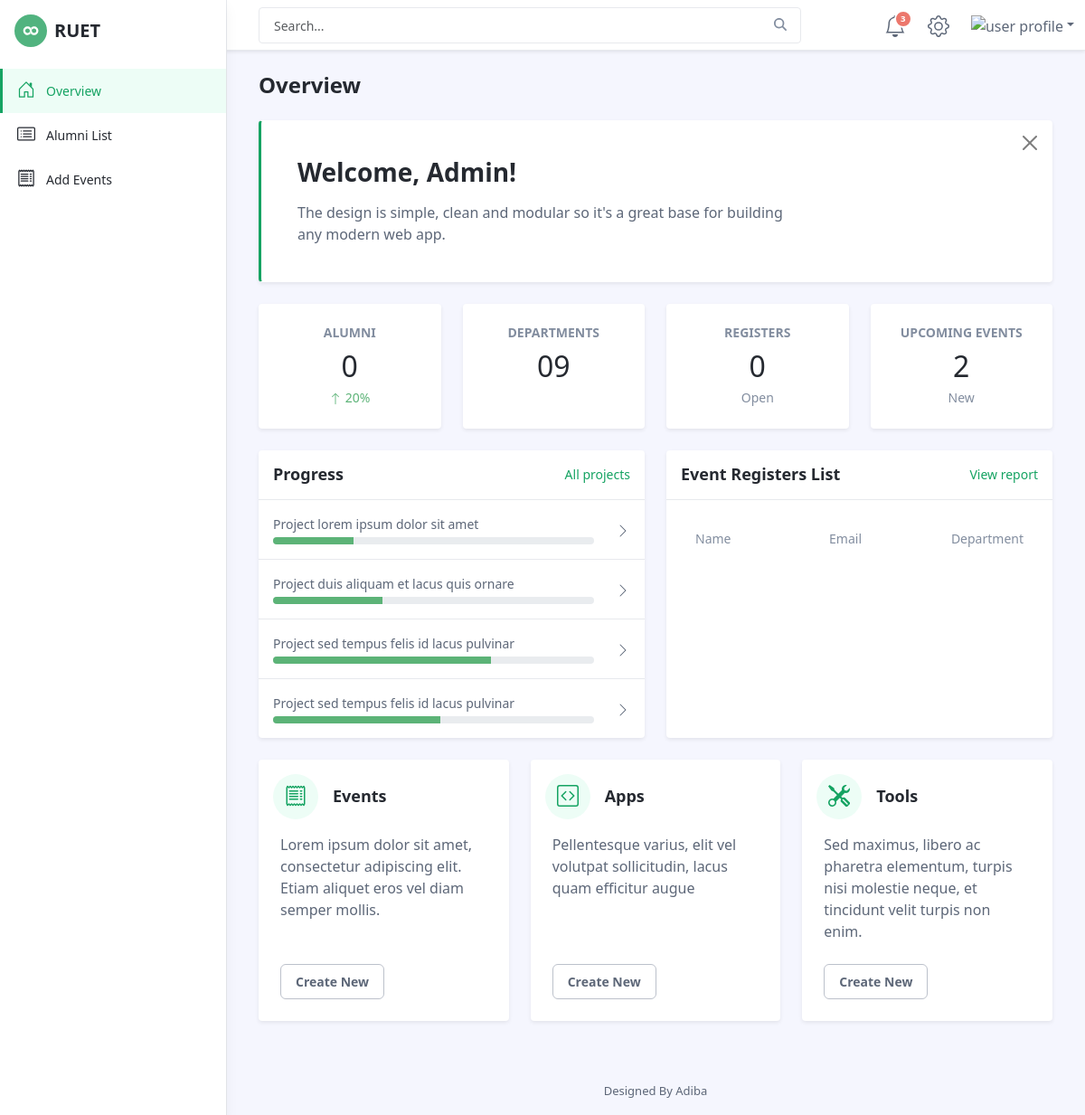
/admin/index.php?Logged_In (signed in), run on an earlier commit of the app's database.
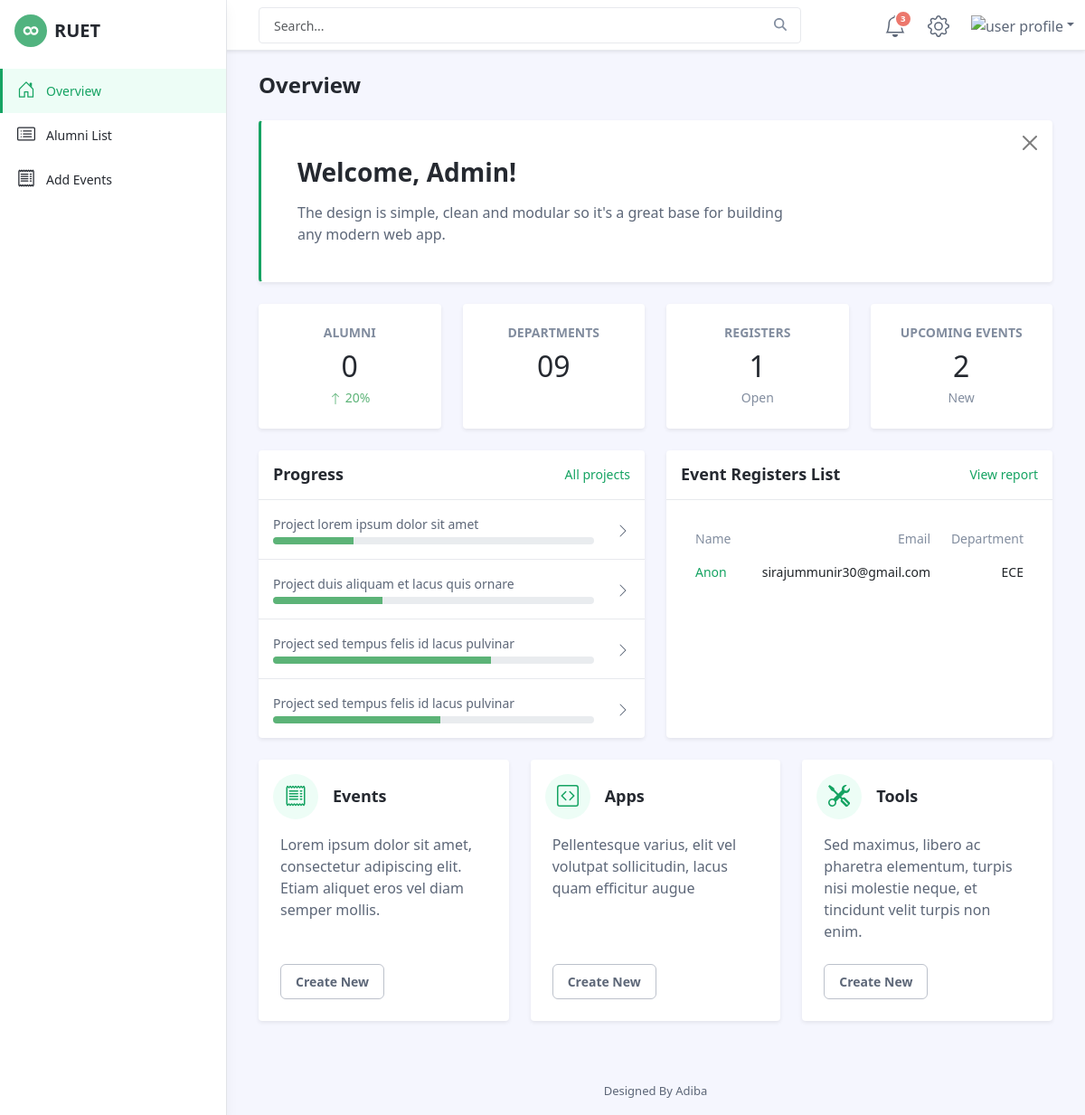
And on a later commit of the database.
### tables this page shows
CREATE TABLE `registers` (
  `id` int(11) NOT NULL,
  `name` varchar(50) NOT NULL,
  `email` varchar(50) NOT NULL,
  `department` varchar(50) NOT NULL
);

### admin/index.php (the view, shortened to what the changed rows need)
<?php include 'header.php'; ?>
    <div class="app-wrapper">
	    <div class="app-content pt-3 p-md-3 p-lg-4">
		    <div class="container-xl">
			    <h1 class="app-page-title">Overview</h1>
			    <div class="row g-4 mb-4">
				    <div class="col-6 col-lg-3">
					    <div class="app-card app-card-stat shadow-sm h-100">
						    <div class="app-card-body p-3 p-lg-4">
							    <h4 class="stats-type mb-1">Registers</h4>
							    <div class="stats-figure"><?php echo $conn->query("SELECT * FROM registers")->num_rows; ?></div>
							    <div class="stats-meta">
								    Open</div>
						    </div>
					    </div>
				    </div>
			    </div>
			    <div class="row g-4 mb-4">
			        <div class="col-12 col-lg-6">
				        <div class="app-card app-card-stats-table h-100 shadow-sm">
					        <div class="app-card-body p-3 p-lg-4">
						        <div class="table-responsive">
							        <table class="table table-borderless mb-0">
										<thead>
											<tr>
												<th class="meta">Name</th>
												<th class="meta stat-cell">Email</th>
												<th class="meta stat-cell">Department</th>
											</tr>
										</thead>
										<tbody>
										<?php
											$alumni = $conn->query("SELECT * FROM registers");
											while($row = $alumni->fetch_assoc()):
											?>
											<tr>
												<td><a href="#"><?php echo $row['name'] ?></a></td>
												<td class="stat-cell"><?php echo $row['email'] ?></td>
												<td class="stat-cell"><?php echo $row['department'] ?></td>
											</tr>
											<?php endwhile; ?>
										</tbody>
									</table>
						        </div>
					        </div>
				        </div>
			        </div>
			    </div>
		    </div>
	    </div>
		<?php include 'footer.php'; ?>

What changed in the data, as far as the page shows it:
added registers: name "Anon", email "sirajummunir30@gmail.com", department "ECE"
Also different on the page:
$conn->query("SELECT * FROM registers")->num_rows: "0" → "1"
